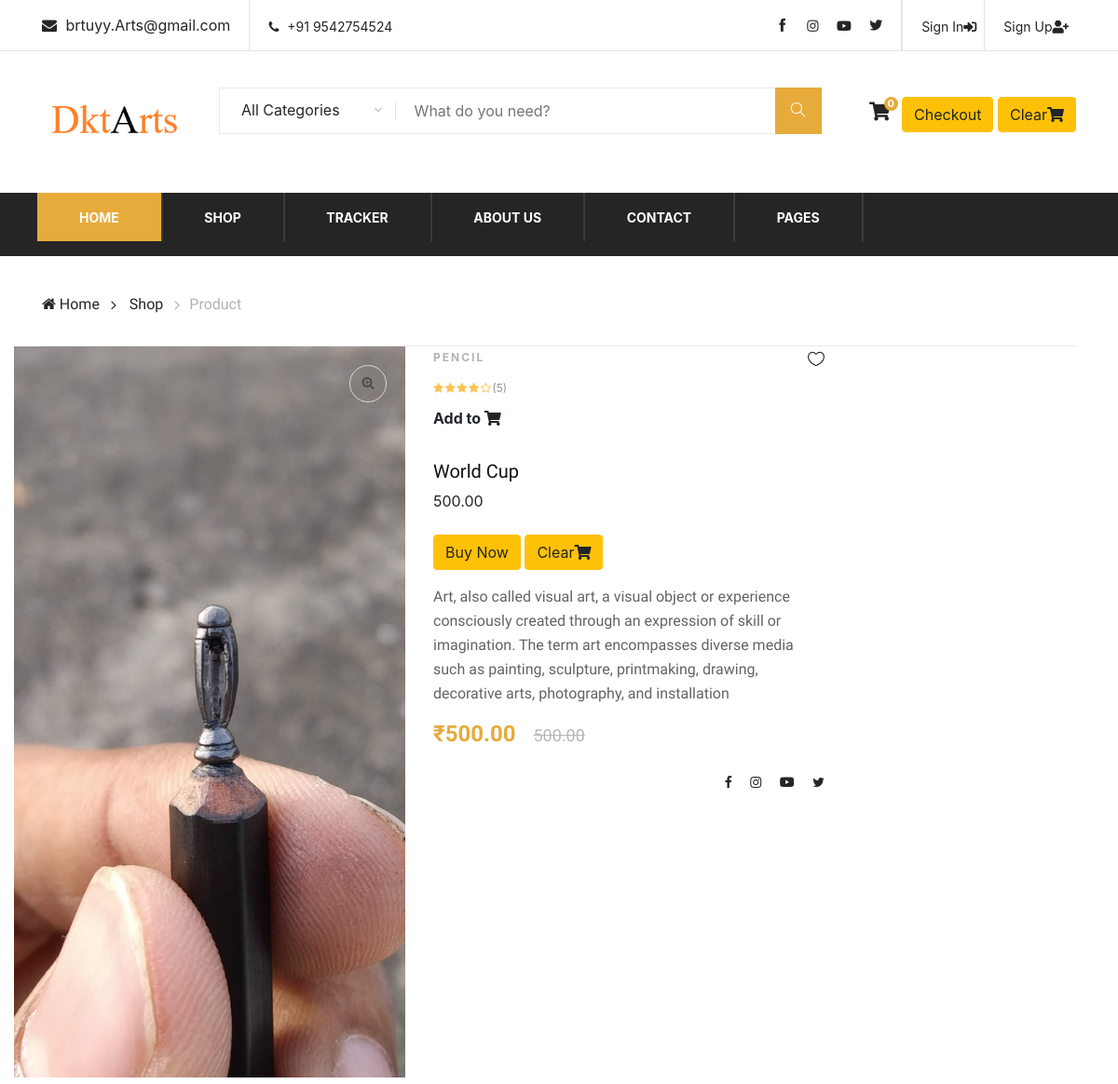
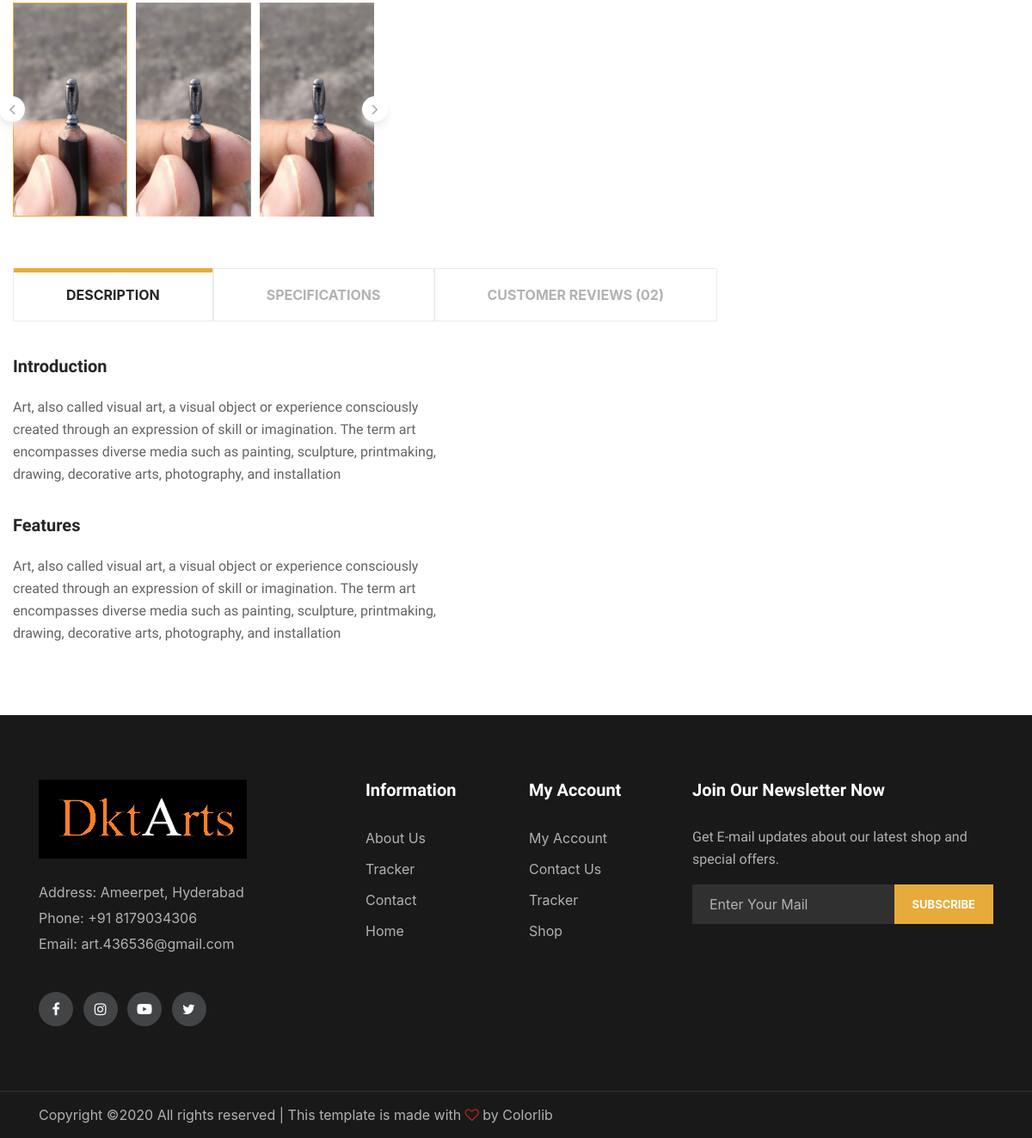
The app's page /shop/productview/11 with its own data (2 pictures, top to bottom).
### shop/models.py (models this page shows, shortened)
class Product(models.Model):
    product_id = models.AutoField
    product_name = models.CharField(max_length=50,blank=True)
    category = models.CharField(max_length=50, default="")
    subcategory = models.CharField(max_length=50, default="")
    price = models.DecimalField(max_digits=10, decimal_places=2)
    desc = models.TextField(blank=True)
    pub_date = models.DateField(auto_now_add=True)
    image = models.ImageField(upload_to='shop/images', blank=True)

### shop/views.py (the view)
# urls.py: path("productview/<int:myid>", views.productView, name="ProductView"),
def productView(request, myid):
    product=Product.objects.filter(id=myid)
    print(Product)
    return render(request, 'shop/productView.html', {'product':product[0]})

### shop/templates/shop/productView.html (shortened to what this page needs)
{% extends 'shop/basic.html' %}
{% load static %}
{% block body %}
<div class="breacrumb-section">
        <div class="container">
            <div class="row">
                <div class="col-lg-12">
                    <div class="breadcrumb-text product-more">
            <p><a href="{% url 'shop:ShopHome' %}"><i class="fa fa-home"></i> Home</a>
                <a href="{% url 'shop:ShopHome' %}">Shop</a><span>Product</span>
                    </div>
                </div>
            </div>
        </div>
    </div>
<div class="col-lg-9">
                    <div class="row">
                        <div class="col-lg-6">
                            <div class="product-pic-zoom">
                                <img  class="product-big-img" src="{{ product.image.url }}" alt="{{ product.name }}">
                                <div class="zoom-icon">
                                    <i class="fa fa-search-plus"></i>
                                </div>
                            </div>
                            <div class="product-thumbs">
                                <div class="product-thumbs-track ps-slider owl-carousel">
                                    <div class="pt active" data-imgbigurl="{{ product.image.url }}"><img
                                            src="{{ product.image.url }}" alt=""></div>
                                    <div class="pt" data-imgbigurl="{{ product.image.url }}"><img
                                            src="{{ product.image.url }}" alt=""></div>
                                    <div class="pt" data-imgbigurl="{{ product.image.url }}"><img
                                            src="{{ product.image.url }}" alt=""></div>
                                </div>
                            </div>
                        </div>
                        <div class="col-lg-6">
                            <div class="product-details">
                                <div class="pd-title">
                                    <span>{{ product.category }}</span>
                                    <a href="#" class="heart-icon"><i class="icon_heart_alt"></i></a>
                                </div>
                                <div class="pd-rating">
                                    <i class="fa fa-star"></i>
                                    <i class="fa fa-star"></i>
                                    <i class="fa fa-star"></i>
                                    <i class="fa fa-star"></i>
                                    <i class="fa fa-star-o"></i>
                                    <span>(5)</span>
                                </div>
                                <div class="pd-desc quantity ">
                                    <span id="divpr{{product.id}}" class="divpr">
                                        <a id="pr{{product.id}}" action="active" class="cart" style="font-weight:700">Add to <i class="fas fa-shopping-cart"></i></a>
                                    </span>
                                    </div>
                                    <div class=" pi-text">
                                        <h5 id="namepr{{product.id}}">{{ product.product_name }}</h5>
                                        <div class="product-price" id="pricepr{{product.id}}" >
                                                        {{ product.price }}
                                        </div>
                                </div><br>
                    <div class=" mx-auto">
                        <ul class="nav-right">
                    <a href='/shop/checkout'><button class='btn btn-warning' id ='checkout'>Buy Now</button></a>
                    <button class='btn btn-warning' onclick='clearCart()' id ='clearCart'>Clear<i class="fas fa-shopping-cart"></i></button>
                    </ul>
                    </div>
                                <div class="pd-desc">
                                    <p>Art, also called visual art,
                                        a visual object or experience consciously created through an expression of skill or imagination. The term art encompasses diverse media such as painting, sculpture, printmaking, drawing, decorative arts, photography, and installation</p>
                                    <h4>₹{{ product.price }} <span>{{ product.price }}</span></h4>
                                </div>
                                <div class="pd-share">
                                    <div class="pd-social">
                                        <a href="https://www.facebook.com/devekate.vishal?fref=search&__tn__=%2Cd%2CP-R&eid=ARA_m6ZWV4qNumxpPvQ-rXHdXUrpwTNVXq5TrhWIxzSxTW0g65sMc38_ebOe4rHHB-7jfSSD47W5So5i" target="_blank"><i class="fa fa-facebook"></i></a>
                                        <a href="https://www.instagram.com/dkts_art_studio/" target="_blank"><i class="fa fa-instagram"></i></a>
                                        <a href="https://www.youtube.com/channel/UC1NwnUU8gISwy7BRtL1x_og" target="_blank"><i class="fab fa-youtube" ></i></a>
                                        <a href="#"><i class="fa fa-twitter"></i></a>
                                    </div>
                                </div>
                            </div>
                        </div>
                    </div>
                    <div class="product-tab">
                        <div class="tab-item">
                            <ul class="nav" role="tablist">
                                <li>
                                    <a class="active" data-toggle="tab" href="#tab-1" role="tab">DESCRIPTION</a>
                                </li>
                                <li>
                                    <a data-toggle="tab" href="#tab-2" role="tab">SPECIFICATIONS</a>
                                </li>
                                <li>
                                    <a data-toggle="tab" href="#tab-3" role="tab">Customer Reviews (02)</a>
                                </li>
                            </ul>
                        </div>
                        <div class="tab-item-content">
                            <div class="tab-content">
                                <div class="tab-pane fade-in active" id="tab-1" role="tabpanel">
                                    <div class="product-content">
                                        <div class="row">
                                            <div class="col-lg-7">
                                                <h5>Introduction</h5>
                                                <p>Art, also called visual art,
                                                    a visual object or experience consciously created through
                                                    an expression of skill or imagination.
                                                    The term art encompasses diverse media such as painting,
                                                    sculpture, printmaking, drawing, decorative arts, photography, and installation</p>
                                                <h5>Features</h5>
                                                <p>Art, also called visual art,
                                                    a visual object or experience consciously created through
                                                    an expression of skill or imagination.
                                                    The term art encompasses diverse media such as painting,
                                                    sculpture, printmaking, drawing, decorative arts, photography, and installation</p>
                                            </div>
                                            <div class="col-lg-5">
                                            </div>
                                        </div>
                                    </div>
                                </div>
                            </div>
                        </div>
                    </div>
                </div>
{% endblock %}

### shop/static/css/custom.css (style rules this page uses)
body { font-family: 'Roboto', sans-serif; }

### shop/static/css/style.css (style rules this page uses)
html, body { height: 100%; font-family: "Muli", sans-serif; -webkit-font-smoothing: antialiased; font-smoothing: antialiased; }
h1, h2, h3, h4, h5, h6 { margin: 0; color: #111111; font-weight: 400; font-family: "Muli", sans-serif; }
h4 { font-size: 24px; }
h5 { font-size: 18px; }
p { font-size: 16px; font-family: "Muli", sans-serif; color: #636363; font-weight: 400; line-height: 26px; margin: 0 0 15px 0; }
img { max-width: 100%; }
ul, ol { padding: 0; margin: 0; }
.owl-carousel .owl-item img { display: block; width: auto; }
.breadcrumb-text { border-bottom: 1px solid #ebebeb; padding: 15px 0; }
.breadcrumb-text.product-more a:nth-child(1):after { color: #252525; }
.breadcrumb-text a { display: inline-block; font-size: 16px; color: #252525; margin-right: 28px; position: relative; }
.breadcrumb-text a:after { position: absolute; right: -18px; top: 0px; content: ""; font-family: "FontAwesome"; font-size: 16px; color: #b2b2b2; }
.breadcrumb-text span { display: inline-block; color: #b2b2b2; }
.product-pic-zoom { margin-bottom: 10px; position: relative; z-index: 1; }
.product-pic-zoom img { min-width: 100%; }
.product-pic-zoom .zoom-icon { position: absolute; right: 20px; top: 20px; }
.product-pic-zoom .zoom-icon i { color: #4c4c4c; font-size: 14px; width: 40px; height: 40px; border: 1px solid #d7d7d7; text-align: center; border-radius: 50%; line-height: 37px; }
.product-thumbs .pt { cursor: pointer; position: relative; }
.product-thumbs .pt.active:after { position: absolute; content: ""; width: 100%; height: 100%; left: 0; top: 0; border: 1px solid #e7ab3c; z-index: 1; }
.product-details .pd-title { position: relative; margin-bottom: 6px; }
.product-details .pd-title span { display: block; font-size: 12px; color: #b2b2b2; text-transform: uppercase; letter-spacing: 2px; font-weight: 700; line-height: 23px; }
.product-details .pd-title .heart-icon { color: #252525; font-size: 18px; position: absolute; right: 0; top: 0; }
.product-details .pd-rating { margin-bottom: 10px; }
.product-details .pd-rating i { font-size: 12px; display: inline-block; color: #FAC451; margin-right: -3px; }
.product-details .pd-rating span { font-size: 12px; color: #999591; }
.product-details .pd-desc { margin-bottom: 24px; }
.product-details .pd-desc p { color: #636363; }
.product-details .pd-desc h4 { color: #e7ab3c; font-weight: 700; }
.product-details .pd-desc h4 span { font-size: 18px; font-weight: 400; color: #b7b7b7; text-decoration: line-through; display: inline-block; margin-left: 13px; }
.product-details .quantity { display: -webkit-box; display: -ms-flexbox; display: flex; margin-bottom: 33px; }
.product-details .pd-share { overflow: hidden; }
.product-details .pd-share .pd-social { float: right; }
.product-details .pd-share .pd-social a { display: inline-block; color: #252525; font-size: 14px; margin-left: 15px; }
.product-tab { padding-top: 60px; }
.tab-item ul li:nth-child(1) a { border-right: 1px solid #ebebeb; }
.tab-item ul li:nth-child(2) a { border-right: 1px solid #ebebeb; }
.tab-item ul li:nth-child(3) a { border-right: 1px solid #ebebeb; }
.tab-item ul li a { display: inline-block; font-size: 16px; font-weight: 700; color: #b2b2b2; text-transform: uppercase; padding: 18px 61px; position: relative; border-top: 1px solid #ebebeb; border-left: 1px solid #ebebeb; border-bottom: 1px solid #ebebeb; }
.tab-item ul li a.active { color: #252525; }
.tab-item ul li a.active:before { opacity: 1; }
.tab-item ul li a::before { position: absolute; left: 0; top: -1px; width: 100%; height: 5px; background: #e7ab3c; content: ""; opacity: 0; }
.product-content { padding-top: 40px; }
.product-content h5 { color: #252525; font-weight: 700; margin-bottom: 23px; }
.product-content p { margin-bottom: 34px; }
@media only screen and (min-width: 1200px) { .container { max-width: 1170px; } }

### records on screen
Product: image (picture), category "PENCIL", product_name "World Cup", price "500.00"
